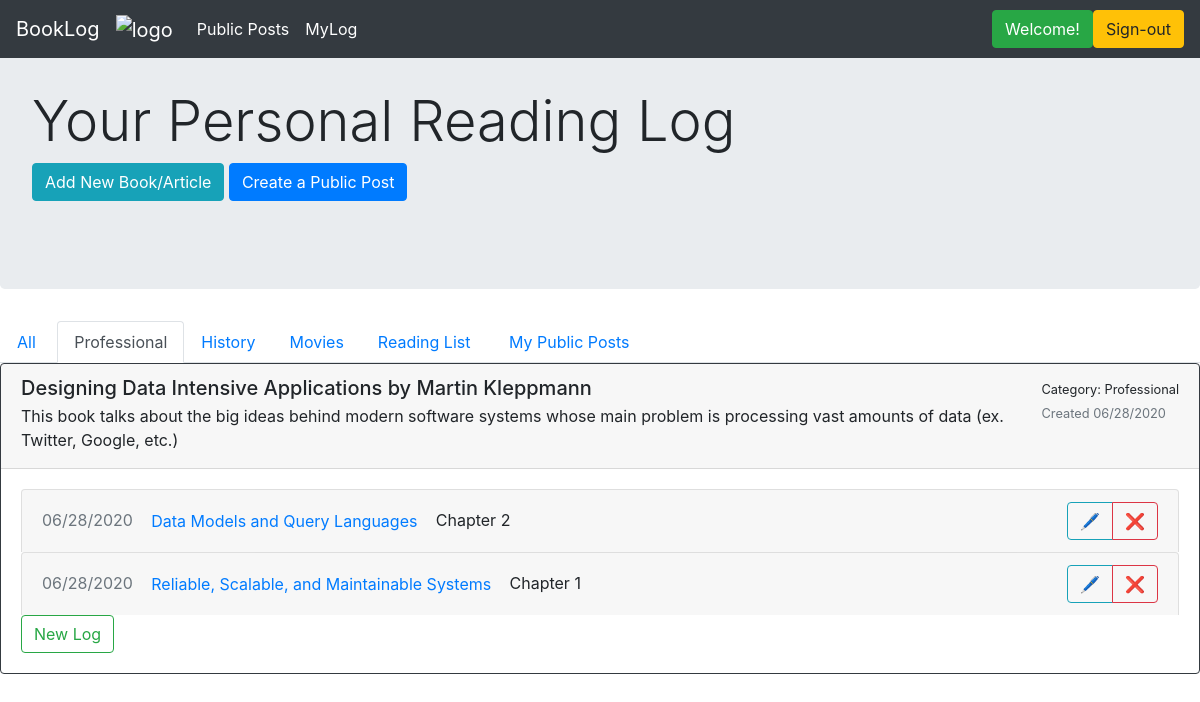
/myLog/1 (signed in), run on the app's committed database.
### application/models.py (models this page shows)
class Category(db.Model):
    __tablename__ = 'categories'
    id = db.Column(db.Integer, primary_key=True)
    name = db.Column(db.String(150), index=True, nullable=False, unique=False)
    user_id = db.Column(db.Integer, ForeignKey('users.id'), nullable=False, index=False)
    user = relationship("User", backref="categories", foreign_keys=[user_id])

class Book(db.Model):
    __tablename__ = 'books_and_other_readings'
    id = db.Column(db.Integer, primary_key=True)
    title = db.Column(db.String(80), index=True, unique=False, nullable=False)
    author = db.Column(db.String(80), index=False, unique=False, nullable=True)
    date_started = db.Column(db.DateTime, index=False, unique=False, nullable=False)
    description = db.Column(db.Text, index=False, unique=False, nullable=True)
    complete = db.Column(db.Boolean, index=False, unique=False, nullable=True)
    user_id = db.Column(db.Integer, ForeignKey('users.id'), nullable=False, index=True)
    user = relationship("User", backref = "books", foreign_keys=[user_id])
    cat_id = db.Column(db.Integer, ForeignKey('categories.id'), nullable=True, index=True)
    category = relationship("Category", backref="books", foreign_keys=[cat_id])

class BookUpdate(db.Model):
    __tablename__ = 'book_updates'
    id = db.Column(db.Integer, primary_key=True)
    title = db.Column(db.String(100), index=True, unique=False, nullable=False)
    date_created = db.Column(db.DateTime, index=False, unique=False, nullable=False)
    pages = db.Column(db.String(100), index=False, unique=False, nullable=True)
    text = db.Column(db.Text, index=False, unique=False, nullable=False)
    book_id = db.Column(db.Integer, ForeignKey('books_and_other_readings.id'), nullable=False, index=True)
    book = relationship("Book", backref = "book_updates", foreign_keys=[book_id])

### application/routes.py (the view)
@main_bp.route("/myLog/<int:cat_id>", methods=['GET'])
@login_required
def myLogCat(cat_id):
    user = User.query.filter_by(id=session.get("user_id")).first()
    books = user.books
    selected_books = []
    for book in books:
        if book.cat_id == cat_id:
            selected_books.append(book)
    cats = user.categories
    return render_template("category.html", name=session.get("user_id"), user=user, books=selected_books, cats=cats, curr_cat=cat_id)

### application/auth.py (called while the page is built)
@auth_bp.before_app_request
def load_logged_in_user():
    user_id = session.get('user_id')
    if user_id is None:
        g.user = None
    else:
        g.user = User.query.filter_by(id=user_id).first()

def login_required(view):
    @functools.wraps(view)
    def wrapped_view(**kwargs):
        if g.user is None:
            return redirect(url_for('auth_bp.login'))
        return view(**kwargs)
    return wrapped_view

### application/routes.py (called while the page is built)
@main_bp.before_app_request
def load_logged_in_user():
    user_id = session.get('user_id')
    if user_id is None:
        g.user = None
    else:
        g.user = User.query.filter_by(id=user_id).first()

### application/templates/category.html (shortened to what this page needs)
{% extends 'layout.html' %}
{% block content %}
<div class="jumbotron">
    <br>
    <h1 class="display-4">Your Personal Reading Log</h1>
    <a href="{{url_for('main_bp.create_new')}}" class="btn btn-info" role="button">Add New Book/Article</a>
    <a href="{{url_for('main_bp.create_public_post')}}" class="btn btn-primary" role="button">Create a Public Post</a>
    <br>
    <br>
</div>
<ul class="nav nav-tabs">
  <li class="nav-item"> <a class="nav-link" href="{{url_for('main_bp.myLog')}}">All&nbsp;</a> </li>
  {% for cat in cats %}
      {% if cat.id == curr_cat %}
          <li class="nav-item"> <a class="nav-link active" href="#">{{cat.name}}</a> </li>
      {% else %}
          <li class="nav-item"> <a class="nav-link" href="{{url_for('main_bp.myLogCat', cat_id=cat.id)}}">{{cat.name}}</a> </li>
      {% endif %}
  {% endfor %}
  <li class="nav-item"> <a class="nav-link" href="{{ url_for('main_bp.reading_list')}}">Reading List&nbsp;</a></li>
  <li class="nav-item"> <a class="nav-link" href="{{ url_for('main_bp.my_public_posts')}}">My Public Posts&nbsp;&nbsp;</a></li>
  <div class="btn-toolbar" role="toolbar">
  </div>
</ul>
<div class="card text-left border-dark mb-3">
{% for book in books|reverse %}
  <div class="card-header position-sticky justify-content-between">
      <div class="float-right">
      <small>Category: {{book.category.name}}</small> <br>
      <small class="text-muted">Created {{ book.date_started.strftime("%m/%d/%Y") }}</small>
      </div>
      {% if book.author != "" %}
          <h5 class="mb-1">{{ book.title }} by {{ book.author }}</h5>
      {% else %}
          <h5 class="mb-1">{{ book.title }}</h5>
      {% endif %}
      <p class="mb-1"> {{ book.description }} </p>
  </div>
  <div class="card-body">
  {% for log in book.book_updates|reverse %}
  <div class="list-group">
    <div class="accordion" id="accordionExample">
         <div class="card">
            <div class="card-header" id="headingTwo">
            <div class="float-right">
                <div class="btn-group" role="group" aria-label="Basic example">
                   <button class="btn btn-outline-info" type="button" data-toggle="collapse" area-expanded="false" data-target={{"#logEdit" + log.title|string}}>&#128394;</button>
                   <a href="{{url_for('main_bp.delete_log', log_id=log.id)}}" class="btn btn-outline-danger" role="button">&#10060;</a>
                </div>
            </div>
            <h5 class="mb-0">
              <small class="text-muted">{{ log.date_created.strftime("%m/%d/%Y") }}</small>
              <button class="btn btn-link collapsed" type="button" data-toggle="collapse" data-target={{"#collapseTwo" + log.title|string}} aria-expanded="false" aria-controls="collapseTwo">
              {{ log.title }}
              </button>
              <small> {{log.pages}}</small>
            </h5>
            </div>
      </div>
    </div>
  </div>
  {% endfor %}
  <div class="end">
  <button class="btn btn-outline-success" type="button" data-toggle="collapse" area-expanded="false" data-target={{"#log" + loop.index|string}}>New Log</button>
    </div>
    </div>
{% endfor %}
</div>
{% endblock %}

### data on the page
Category: name "Professional"
Category: name "History"
Category: name "Movies"
Book: category.name "Professional", date_started "06/28/2020", title "Designing Data Intensive Applications", author "Martin Kleppmann", description "This book talks about the big ideas behind modern software systems whose main problem is processing vast amounts of data (ex. Twitter, Google, etc.)"
BookUpdate: date_created "06/28/2020", title "Data Models and Query Languages", pages "Chapter 2"
BookUpdate: date_created "06/28/2020", title "Reliable, Scalable, and Maintainable Systems", pages "Chapter 1"
